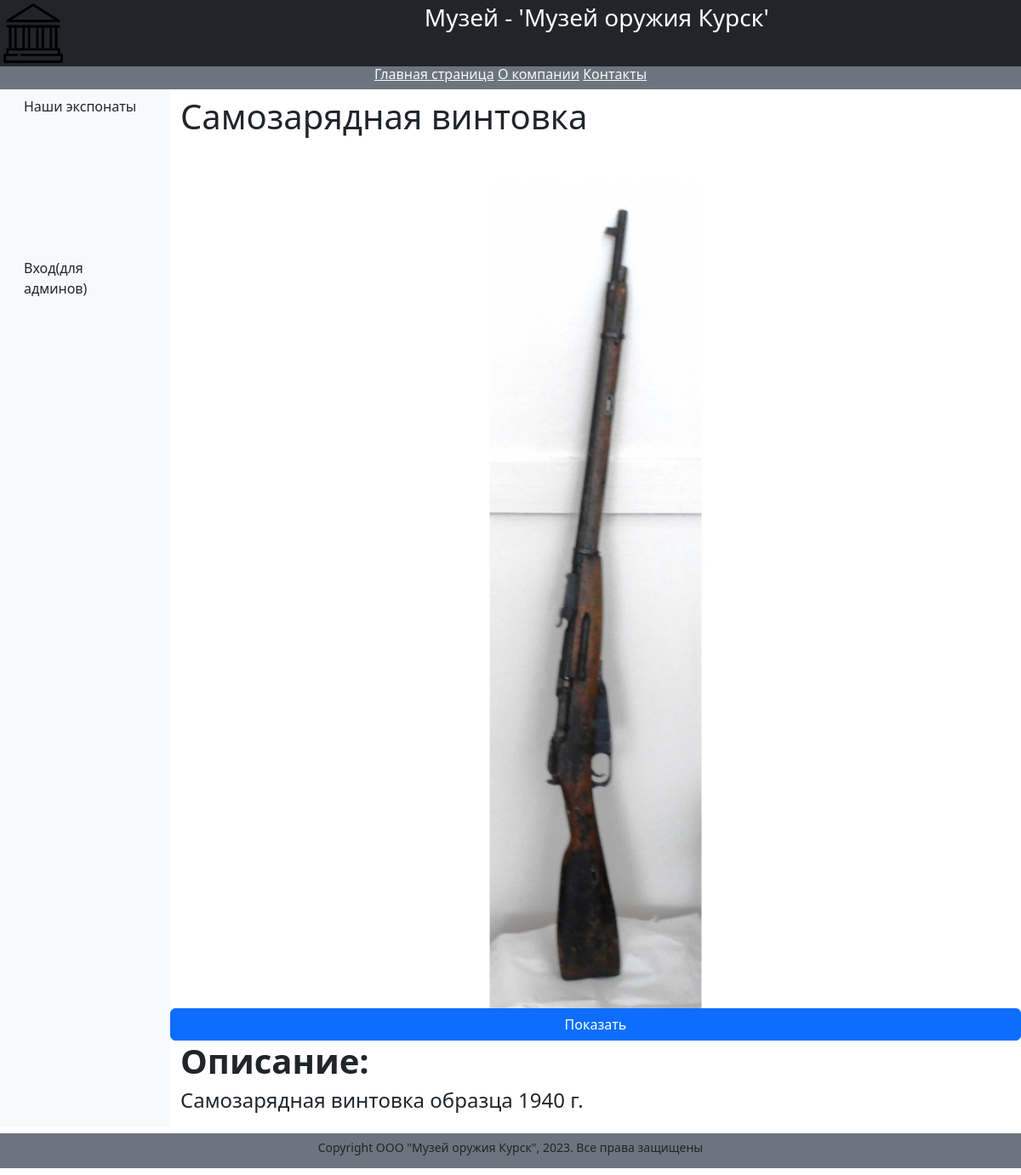
The page /books/2/ on the database its author committed.
### catalog/models.py (models this page shows, shortened)
class Gun(models.Model):
    title = models.CharField(max_length=200,
    help_text="Введите название книги",
    verbose_name="Название книги")
    summary = models.TextField(max_length=1000,
    help_text="Введите краткое описание книги",
    verbose_name="Аннотация книги")
    photo = models.ImageField(upload_to='images',
    help_text="Введите изображение обложки",
    verbose_name="Изображение обложки")

### catalog/views.py (the view)
# urls.py: path('books/<int:pk>/', views.BookDetailView.as_view(),
class BookDetailView(DetailView):
    model = Gun
    context_object_name = 'gun'

### templates/catalog/gun_detail.html (shortened to what this page needs)
{% extends "catalog/base.html" %}
{% block content %}
<div class="container text-start">
<div class="row my-2">
<h1>{{ gun.title }}</h1>
</div>
<div class="row my-2">
<p><strong></strong>
<img src="{{ gun.photo.url }}" alt="connect"
style="max-height:1000px; max-width: 1000px">
<a href="{{ gun.photo.url}}"
class="btn btn-primary"
target="_blank"> Показать</a>
<h1><strong>Описание:</strong></h1>
<h4>{{ gun.summary }}</h4>
</div>
</div>
{% endblock %}

### rows shown on the page
Gun: title "Самозарядная винтовка", photo (picture), summary "Самозарядная винтовка образца 1940 г."
